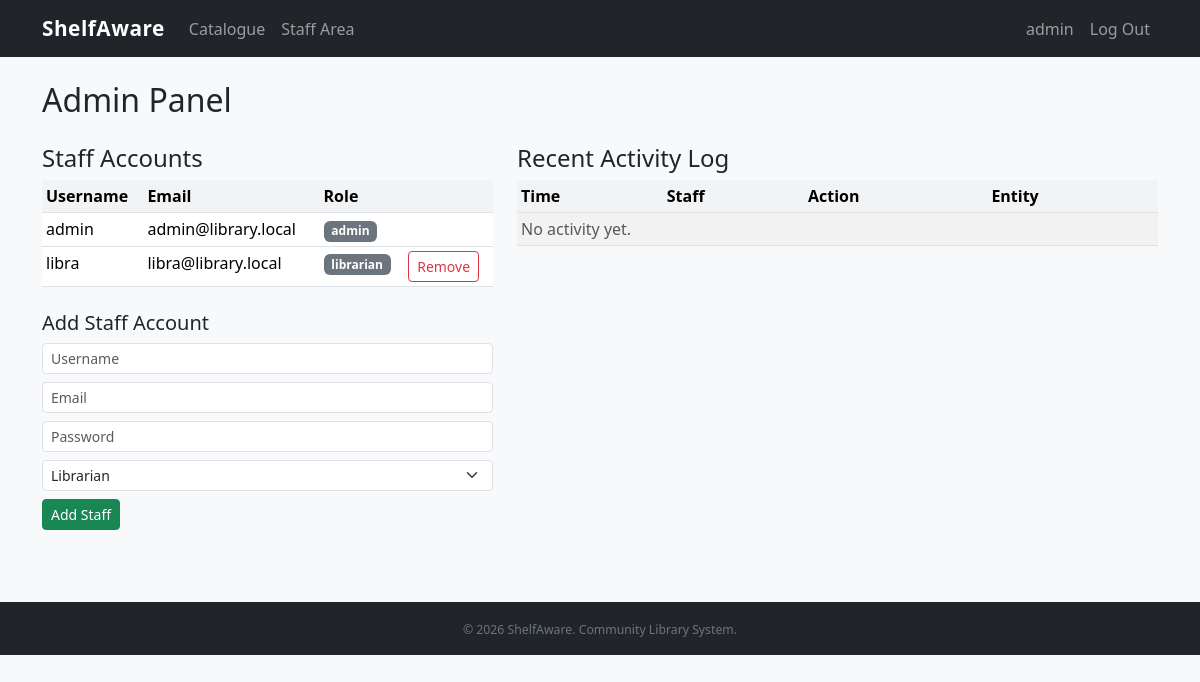
/staff_admin.php (signed in), run on the app's committed database.
### tables this page shows
CREATE TABLE IF NOT EXISTS staff (
    Staff_id INT PRIMARY KEY AUTO_INCREMENT,
    Username VARCHAR(100) NOT NULL UNIQUE,
    Password VARCHAR(255) NOT NULL,
    Email VARCHAR(150) NOT NULL,
    Role ENUM('librarian','admin') NOT NULL DEFAULT 'librarian'
);

### helpers.php (called while the page is built, shortened)
<?php
function e(mixed $s): string
{
    return htmlspecialchars((string)$s, ENT_QUOTES | ENT_SUBSTITUTE, 'UTF-8');
}

### staff_admin.php (the view, shortened to what this page needs)
<?php
require_once __DIR__ . '/helpers.php';
$pdo   = get_pdo();
$staff_list = $pdo->query("SELECT * FROM staff ORDER BY Username")->fetchAll();
$logs       = $pdo->query("SELECT l.*, s.Username FROM activity_log l JOIN staff s ON l.Staff_id = s.Staff_id ORDER BY l.CreatedAt DESC LIMIT 50")->fetchAll();
require __DIR__ . '/partials/header.php';
?>
<h2 class="mb-4">Admin Panel</h2>
<div class="row g-4">
    <div class="col-lg-5">
        <h4>Staff Accounts</h4>
        <table class="table table-sm table-hover">
            <thead><tr><th>Username</th><th>Email</th><th>Role</th><th></th></tr></thead>
            <tbody>
            <?php foreach ($staff_list as $s): ?>
            <tr>
                <td><?= e($s['Username']) ?></td>
                <td><?= e($s['Email']) ?></td>
                <td><span class="badge bg-secondary"><?= e($s['Role']) ?></span></td>
                <td>
                    <?php if ($s['Staff_id'] != $_SESSION['staff_id']): ?>
                    <a href="/staff_admin.php?delete_staff=<?= e($s['Staff_id']) ?>"
                       class="btn btn-sm btn-outline-danger"
                       onclick="return confirm('Remove this account?')">Remove</a>
                    <?php endif; ?>
                </td>
            </tr>
            <?php endforeach; ?>
            </tbody>
        </table>
        <h5 class="mt-4">Add Staff Account</h5>
        <form method="post">
            <div class="mb-2">
                <input type="text" class="form-control form-control-sm" name="username" placeholder="Username" required>
            </div>
            <div class="mb-2">
                <input type="email" class="form-control form-control-sm" name="email" placeholder="Email" required>
            </div>
            <div class="mb-2">
                <input type="password" class="form-control form-control-sm" name="password" placeholder="Password" required>
            </div>
            <div class="mb-2">
                <select class="form-select form-select-sm" name="role">
                    <option value="librarian">Librarian</option>
                </select>
            </div>
            <button type="submit" name="add_staff" class="btn btn-sm btn-success">Add Staff</button>
        </form>
    </div>
    <div class="col-lg-7">
        <h4>Recent Activity Log</h4>
        <table class="table table-sm table-striped">
            <thead><tr><th>Time</th><th>Staff</th><th>Action</th><th>Entity</th></tr></thead>
            <tbody>
            <?php if (empty($logs)): ?>
            <tr><td colspan="4" class="text-muted">No activity yet.</td></tr>
            <?php endif; ?>
            </tbody>
        </table>
    </div>
</div>
<?php require __DIR__ . '/partials/footer.php'; ?>

### styles.css (style rules this page uses)
body { background-color: #f8f9fa; }
.table th { font-weight: 600; background-color: #f1f3f5; }

### data on the page
staff: Username "admin", Email "admin@library.local", Role "admin"
staff: Username "libra", Email "libra@library.local", Role "librarian"

### other printed values
APP_NAME "ShelfAware"
$_SESSION['staff_username'] "admin"
